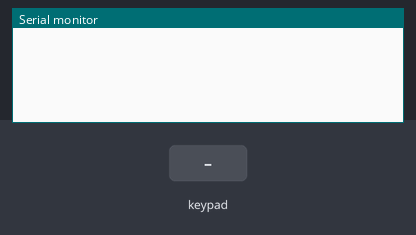
The sketch below on a simulated Arduino Uno, built with avr-gcc and run on an emulated ATmega328P. On the bench: the last lines printed to the serial monitor. Wiring (inferred from the names in the program): 4×4 keypad with keys 1 2 3 A 4 5 6 B 7 8 9 C * 0 # D (labels assumed): rows pin 13, pin 12, pin 11, pin 10; columns pin 9, pin 8, pin 7, pin 6. The inputs (shaded band) are chosen by the test bench.

Above: at 1.2 s.
1.3 s: key '1' pressed
At 2.5 s:
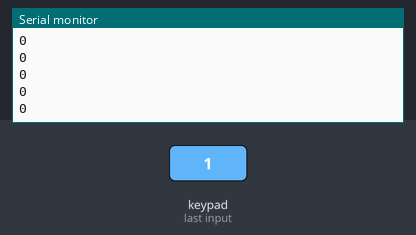
2.8 s: keypad keys 1 2 # pressed 0.4 s apart
At 4.4 s:
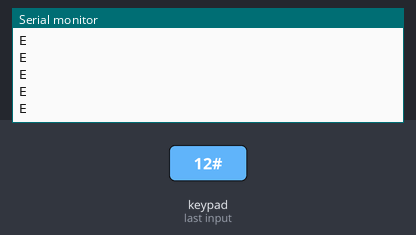

Measured:
- after the input at 1.3 s, the serial monitor: prints a new line at once (image 1)
- after the input at 2.8 s, the serial monitor: prints a new line after 0.40 s (image 2)

The sketch:

16_SwitchArr.ino
```cpp
const int row[4] = { 13, 12, 11, 10 };  // output
const int col[4] = { 9, 8, 7, 6 };      //input

const int switchArr[4][4] = { 0 };

void setup() {
  Serial.begin(115200);
  for (int i = 0; i < 4; i++) {
    pinMode(row[i], OUTPUT);
    pinMode(col[i], INPUT);
    digitalWrite(row[i], LOW);
    digitalWrite(col[i], LOW);
  }
}

int colVal[4] = { 0 };  //LOW로 설정한 것임(LOW = 0)

void loop() {
  for (int i = 0; i < 4; i++) {
    digitalWrite(row[i], HIGH);
    for (int j = 0; j < 4; j++) {
      colVal[j] = digitalRead(col[j]);
      if (colVal[j] == HIGH) {
        Serial.print((i * 4) + j, HEX);
        Serial.println();
      }
      colVal[j] = 0;
      digitalWrite(col[j], LOW);
    }
    digitalWrite(row[i], LOW);
  }
}
```
